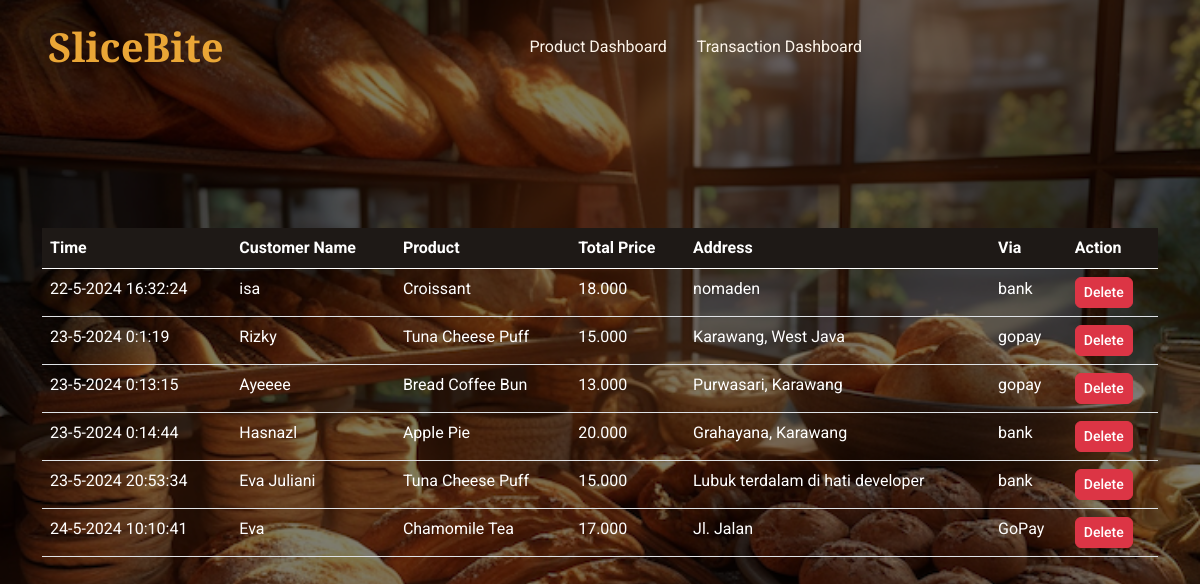
The page /admin/transaction-dashboard.php on the database its author committed.
### tables this page shows
CREATE TABLE `checkout` (
  `id` int(11) NOT NULL,
  `time` varchar(255) NOT NULL,
  `name` varchar(255) NOT NULL,
  `phone` varchar(14) NOT NULL,
  `address` varchar(255) NOT NULL,
  `payment` varchar(64) NOT NULL,
  `product` varchar(255) NOT NULL,
  `price` varchar(64) NOT NULL
);

### admin/transaction-dashboard.php (the view, shortened to what this page needs)
<!DOCTYPE html>
<html lang="en">
    <head>
        <link
        href="https://cdnjs.cloudflare.com/ajax/libs/font-awesome/5.10.0/css/all.min.css"
        rel="stylesheet"
        />
        <link
        href="https://cdn.jsdelivr.net/npm/bootstrap-icons@1.4.1/font/bootstrap-icons.css"
        rel="stylesheet"
        />
        <link href="https://cdn.datatables.net/v/dt/dt-1.13.6/datatables.min.css" rel="stylesheet">
        <link href="../lib/animate/animate.min.css" rel="stylesheet" />
        <link href="../lib/owlcarousel/assets/owl.carousel.min.css" rel="stylesheet" />
        <link href="../css/bootstrap.min.css" rel="stylesheet" />
        <link href="../css/style.css" rel="stylesheet" />
    </head>
    <body>
    <nav
      class="navbar navbar-expand-lg navbar-dark fixed-top py-lg-0 px-lg-5 wow fadeIn"
      data-wow-delay="0.1s"
    >
      <a href="index.php" class="navbar-brand ms-4 ms-lg-0">
        <h1 class="text-primary m-0">SliceBite</h1>
      </a>
      <div class="collapse navbar-collapse" id="navbarCollapse">
        <div class="navbar-nav mx-auto p-4 p-lg-0">
          <a href="product-dashboard.php" class="nav-item nav-link">Product Dashboard</a>
          <a href="transaction-dashboard.php" class="nav-item nav-link">Transaction Dashboard</a>
        </div>
      </div>
    </nav>
    <div class="main w-80 d-flex align-items-center justify-content-center min-vh-100 text-light">
        <div class="container">
            <table class="table" width="100%" id="table-transaction">
                <thead class="table-dark">
                    <tr>
                        <th scope="col">Time</th>
                        <th scope="col">Customer Name</th>
                        <th scope="col">Product</th>
                        <th scope="col">Total Price</th>
                        <th scope="col">Address</th>
                        <th scope="col">Via</th>
                        <th scope="col">Action</th>
                    </tr>
                </thead>
                <tbody>
                <?php
                require_once '../conn.php';
                $sql = "SELECT id, time, name, product, price, address, payment FROM checkout";
                $result = $conn->query($sql);
                    if ($result->num_rows > 0) {
                        while($row = $result->fetch_assoc()) {
                            echo "<tr>";
                            echo "<td>" . $row["time"] . "</td>";
                            echo "<td>" . $row["name"] . "</td>";
                            echo "<td>" . $row["product"] . "</td>";
                            echo "<td>" . $row["price"] . "</td>";
                            echo "<td>" . $row["address"] . "</td>";
                            echo "<td>" . $row["payment"] . "</td>";
                            echo "<td>
                                        <form action='delete-trans.php' method='POST' onsubmit='return confirm(\"Are you sure you want to delete this transaction?\");'>
                                            <input type='hidden' name='deleteTransId' value='" . $row["id"] . "' />
                                            <button type='submit' class='btn btn-danger btn-sm'>Delete</button>
                                        </form>
                                    </td>";
                                echo "</tr>";
                        }
                    } else {
                        echo "<tr><td colspan='3'>Data not found</td></tr>";
                    }
                    ?>
                </tbody>
            </table>
        </div>
    </div>
    </body>
</html>

### css/style.css (style rules this page uses)
:root { --primary: #EAA636; --secondary: #545454; --light: #FDF5EB; --dark: #1E1916; }
.btn { font-weight: 500; transition: .5s; }
.navbar .navbar-nav .nav-link { padding: 35px 15px; color: var(--light); outline: none; }
.navbar.fixed-top { transition: .5s; }

### admin/transaction-dashboard.php (style rules this page uses)
body { background-image: url('../img/admin-bakery.png'); background-size: cover; background-repeat: no-repeat; background-attachment: fixed; }
.main { position: absolute; top: 0; left: 0; width: 100%; height: 100%; background-color: rgba(0, 0, 0, 0.5); }
#table-transaction tbody td { color: white; }

### rows shown on the page
checkout: time "22-5-2024 16:32:24", name "isa", product "Croissant", price "18.000", address "nomaden", payment "bank"
checkout: time "23-5-2024 0:1:19", name "Rizky", product "Tuna Cheese Puff", price "15.000", address "Karawang, West Java", payment "gopay"
checkout: time "23-5-2024 0:13:15", name "Ayeeee", product "Bread Coffee Bun", price "13.000", address "Purwasari, Karawang", payment "gopay"
checkout: time "23-5-2024 0:14:44", name "Hasnazl", product "Apple Pie", price "20.000", address "Grahayana, Karawang", payment "bank"
checkout: time "23-5-2024 20:53:34", name "Eva Juliani", product "Tuna Cheese Puff", price "15.000", address "Lubuk terdalam di hati developer", payment "bank"
checkout: time "24-5-2024 10:10:41", name "Eva", product "Chamomile Tea", price "17.000", address "Jl. Jalan", payment "GoPay"
